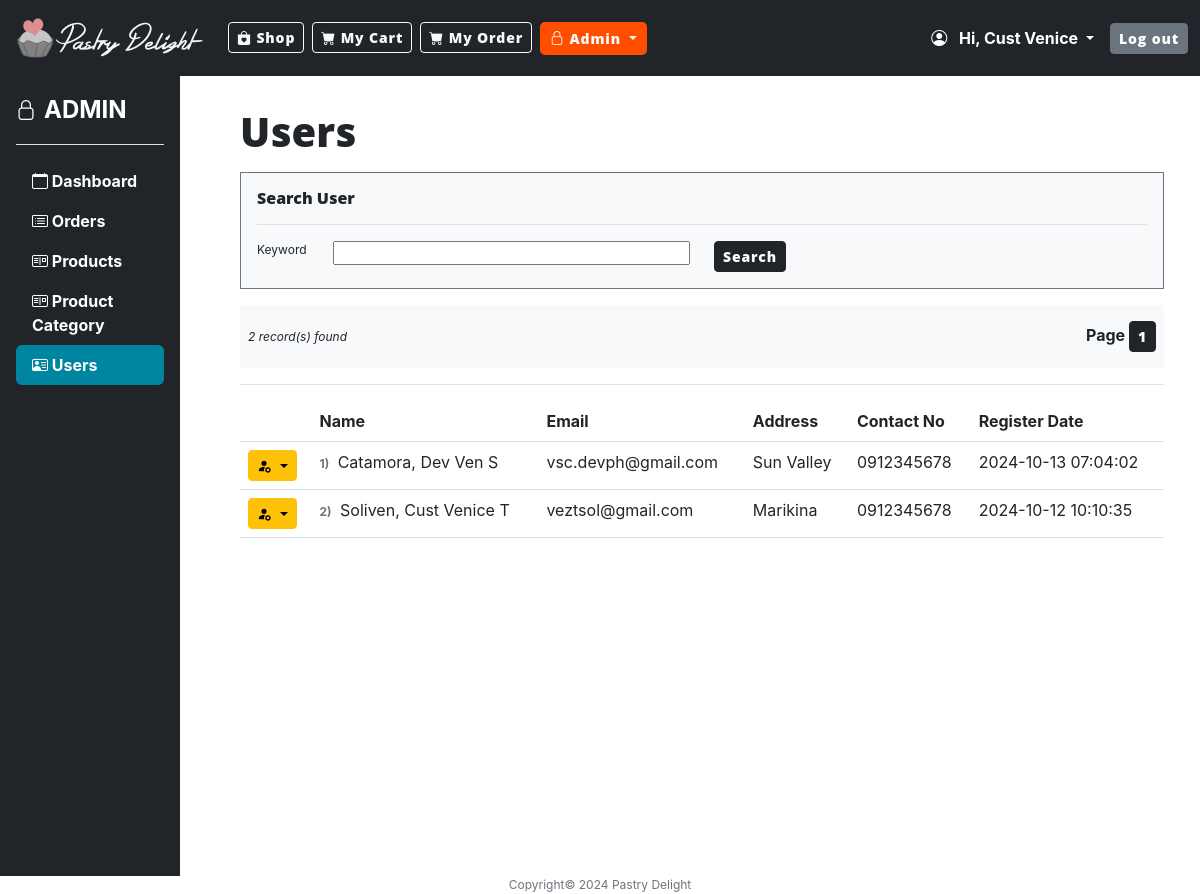
The page /admin_user (signed in) on the database its author committed.
### model.py (models this page shows, shortened)
class User(UserMixin, db.Model):
    __tablename__ = "user"
    id: Mapped[int] = mapped_column(Integer, primary_key=True)
    email: Mapped[str] = mapped_column(String(100), unique=True, nullable=False)
    fname: Mapped[str] = mapped_column(String(100), nullable=False)
    mname: Mapped[str] = mapped_column(String(100), nullable=False)
    lname: Mapped[str] = mapped_column(String(100), nullable=False)
    contact_no: Mapped[str] = mapped_column(String(100), nullable=False)
    address: Mapped[str] = mapped_column(String(250), nullable=False)
    postal_code: Mapped[str] = mapped_column(String(100), nullable=False)
    country: Mapped[str] = mapped_column(String(100), nullable=False)
    password: Mapped[str] = mapped_column(String(250), nullable=False)
    status: Mapped[str] = mapped_column(String(20))
    created_date: Mapped[datetime] = mapped_column(DateTime(timezone=False), server_default=func.now(), nullable=False)
    orders = relationship("OrderHeader", back_populates="created_by")
    products = relationship("Product", back_populates="created_by")

### main.py (the view)
@app.route("/admin_user", methods=["GET", "POST"])
@admin_only
def admin_user():
    form = SearchForm()
    page = request.args.get('page', 1, type=int)
    db_connect.records_per_page = RECORDS_PER_PAGE
    if 'search_admin_user_criteria' not in session:
        session['search_admin_user_criteria'] = {
            'keyword': "%%",
        }
    search_criteria = session['search_admin_user_criteria']
    if request.method == "POST":
        page = 1
        search_criteria["keyword"] = f"%{form.keyword.data}%"
        session['search_admin_user_criteria'] = search_criteria
    else:
        get_search_criteria = session['search_admin_user_criteria']
        form.keyword.data = get_search_criteria["keyword"].replace("%", "")
    search_criteria = session['search_admin_user_criteria']
    users = db_connect.get_users_by(search_criteria["keyword"], page=page)
    return render_template("admin_users.html", users=users, form=form, is_admin=True, now=DATE_NOW)

### form.py
class SearchForm(FlaskForm):
    keyword = StringField('Keyword')
    submit_btn = SubmitField('Search',render_kw={'class':'btn-sm btn-dark'})

### main.py (called while the page is built)
@login_manager.user_loader
def load_user(user_id):
    return db_connect.get_user_details(user_id)

def admin_only(f):
    @wraps(f)
    def decorated_function(*args, **kwargs):
        if not current_user.is_authenticated:
            return redirect(url_for('login'))
        else:
            user_access = db_connect.get_user_access(**{'user_id': current_user.id, 'user_group_id': 1})
            if user_access:
                return f(*args, **kwargs)
            else:
                return redirect(url_for('home'))
    return decorated_function

### model.py (called while the page is built)
    def get_user_details(self, user_id):
        record = self.db.session.execute(db.select(User).where(User.id == user_id)).scalar()
        return record

    def get_users_by(self, keyword, page, **where_cond):
        if keyword != "":
            keyword = f"%{keyword}%"
            record_list = User.query.filter_by(**where_cond).where(
                or_(User.fname.like(keyword), User.mname.like(keyword), User.lname.like(keyword)
                    , User.email.like(keyword), User.contact_no.like(keyword), User.address.like(keyword))).order_by(
                User.lname.asc()).paginate(page=page, per_page=self.records_per_page)
        else:
            record_list = User.query.filter_by(**where_cond).order_by(User.lname.asc()).paginate(page=page,
                                                                                                 per_page=self.records_per_page)
        return record_list

    def get_user_access(self, **user_details):
        record = UserAccess.query.filter_by(**user_details).scalar()
        return record

### templates/admin_users.html (shortened to what this page needs)
{% include "header.html" %}
{% from "bootstrap5/form.html" import render_form %}
<main>
    <div class="row">
        <div class="col-md-2">
            {% include "admin_sidebar.html" %}
        </div>
        <div class="col-md-10 px-5 mt-3">
            <h1 class="mt-3">Users</h1>
            <div class="border border-1 border-secondary bg-light my-3 p-3">
                <h6>Search User</h6>
                <hr/>
                <div class="fs-7">
                    <form class="form" method="post">
                        <div class="row">
                            <div class="col-md-6">
                                <div class="form-group row">
                                    {{ form.keyword.label(class_="col-sm-2") }}
                                    <div class="col-sm-10">
                                        {{ form.keyword(class_="w-100") }}
                                    </div>
                                </div>
                            </div>
                            <div class="col-md-6">
                                <button type="submit" class="btn btn-sm btn-dark">Search</button>
                            </div>
                        </div>
                    </form>
                </div>
            </div>
            {% if users.total > 0 %}
            <div class="justify-content-between d-flex align-items-center bg-light px-2">
                <div class="fs-7 fst-italic ">
                    {{ users.total }} record(s) found
                </div>
                <div class="py-3 fs-6 fw-bold">
                    Page
                    {% for i in range(1,users.pages+1): %}
                    <a href="{{ url_for('admin_user',page=i) }}"
                       class="btn btn-sm {% if users.page == i %}btn-dark{%else%} btn-light{%endif%}">
                        {{ i }}
                    </a>
                    {% endfor %}
                </div>
            </div>
            {% endif %}
            <hr/>
            <table class="table fs-6 table-hover">
                <thead>
                <tr>
                    <th></th>
                    <th>Name</th>
                    <th>Email</th>
                    <th>Address</th>
                    <th>Contact No</th>
                    <th>Register Date</th>
                </tr>
                </thead>
                <tbody>
                {% if users.total == 0 %}
                <tr>
                    <td colspan="6">
                        <div class="alert alert-secondary mt-3 fs-6" role="alert">
                            No records found
                        </div>
                    </td>
                </tr>
                {% else %}
                {% for user in users:%}
                <tr class="{% if user.status != 'ACTIVE' %}bg-opacity-10 bg-danger fs-7{% endif %}">
                    <td>
                        <div class="dropdown ">
                            <a class="btn btn-warning dropdown-toggle btn-sm" href="#" role="button"
                               id="dropdownMenuLink"
                               data-bs-toggle="dropdown" aria-haspopup="true" aria-expanded="false" title="Update user">
                                <i class="bi bi-person-fill-gear"></i>
                            </a>
                        </div>
                    </td>
                    <td>
                        <span class="fw-bold text-muted fs-7 pe-1">{{ ((users.page * users.per_page) - (users.per_page)) + loop.index }})</span>
                        {{ user.lname }}, {{ user.fname }} {{ user.mname }}
                    </td>
                    <td>{{ user.email }}</td>
                    <td>{{ user.address }}</td>
                    <td>{{ user.contact_no }}</td>
                    <td>{{ user.created_date }}</td>
                </tr>
                {% endfor %}
                {% endif %}
                </tbody>
            </table>
        </div>
    </div>
</main>
{% include "footer.html" %}

### templates/header.html (shortened to what this page needs)
<!DOCTYPE html>
<html lang="en">
<head>
    {% block styles %}
    {{ bootstrap.load_css() }}
    <link
            href="{{ url_for('static', filename='css/style.css') }}"
            rel="stylesheet"
    />
    <link href="https://cdn.jsdelivr.net/npm/bootstrap-icons/font/bootstrap-icons.css" rel="stylesheet">
    {% endblock %}
</head>
<body>
<nav class="navbar navbar-expand-lg navbar-dark bg-dark">
    <div class="container-fluid">
        <a class="navbar-brand" href="{{ url_for('home') }}">
            <img class="logo" alt="Pastry Delight"
                 src="{{ url_for('static', filename='images/pd_horizontal_white.png') }}">
        </a>
        <div class="collapse navbar-collapse" id="navbarSupportedContent">
            <ul class="navbar-nav mb-2 mb-lg-0">
                <li class="nav nav-item me-2">
                     <a class="btn btn-outline-light btn-sm {% if request.path == '/' %}active{% endif %}" aria-current="page" href="{{ url_for('home') }}">
                        <i class="bi bi-bag-heart-fill"></i>
                        Shop
                    </a>
                </li>
                <li class="nav nav-item me-2">
                    <a class=" btn btn-outline-light btn-sm" aria-current="page" href="{{ url_for('my_cart') }}">
                        <i class="bi bi-cart-fill"></i>
                        My Cart
                    </a>
                </li>
                {% if current_user.is_authenticated %}
                <li class="nav nav-item me-2">
                    <a class=" btn btn-outline-light btn-sm" aria-current="page" href="{{ url_for('order_list') }}">
                        <i class="bi bi-cart-fill"></i>
                        My Order
                    </a>
                </li>
                {% endif %}
            </ul>
            <ul class="navbar-nav me-auto mb-2 mb-lg-0">
                {% if is_admin %}
                <li class="nav-item dropdown">
                    <a class="dropdown-toggle btn btn-outline-light btn-sm {% if '/admin_' in request.path %}active{%
            endif %} " href="#" id="navbarDropdown" role="button"
                       data-bs-toggle="dropdown" aria-expanded="false">
                        <i class="bi bi-lock"></i> Admin
                    </a>
                </li>
                {% endif %}
            </ul>
            <ul class="navbar-nav navbar-right">
                {% if current_user.is_authenticated %}
                <li class="fw-bold text-white me-3 fs-5 nav-item dropdown">
                    <a class="dropdown-toggle text-white fs-6"  role="button"
                       data-bs-toggle="dropdown" aria-expanded="false">
                        <i class="bi bi-person-circle me-2"></i>
                        Hi, {{ current_user.fname }}
                    </a>
                </li>
                <li class="nav-item">
                    <a href="{{ url_for('logout') }}" class="btn btn-secondary btn-sm">Log out</a>
                </li>
                {% endif %}
            </ul>
        </div>
    </div>
</nav>

### rows shown on the page
User: fname "Cust Venice", page "2", lname "Soliven", mname "T", email "veztsol@gmail.com", address "Marikina", contact_no "0912345678", created_date "2024-10-12 10:10:35"
User: page "1", lname "Catamora", fname "Dev Ven", mname "S", email "vsc.devph@gmail.com", address "Sun Valley", contact_no "0912345678", created_date "2024-10-13 07:04:02"

### other values the page prints
{{ users.total }} "2"
{{ i }} "1"
{{ now.year }} "2024"
